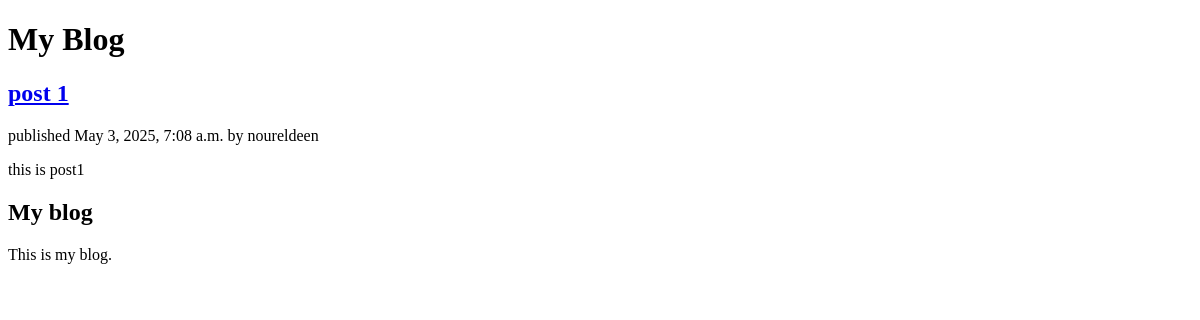
/blog/, run on an earlier commit of the app's database.
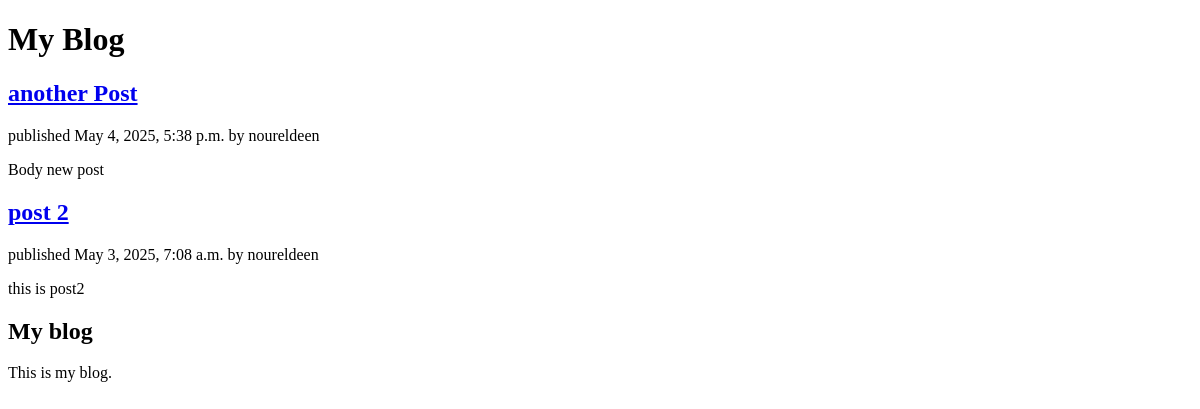
And on a later commit of the database.
### blog/models.py (models this page shows, shortened)
class Post(models.Model):
    class Status(models.TextChoices):
        DRAFT = 'draft', 'Draft'
        PUBLISHED = 'published', 'Published'
    title = models.CharField(max_length=200)
    content = models.TextField()
    created = models.DateTimeField(auto_now_add=True)
    updated = models.DateTimeField(auto_now=True)
    author = models.ForeignKey(User, on_delete=models.CASCADE, related_name='blog_posts')
    publish = models.DateTimeField(default=timezone.now)
    status = models.CharField(max_length=10, choices=Status.choices, default=Status.DRAFT)
    tags = models.CharField(max_length=100, blank=True)
    slug = models.SlugField(max_length=200, unique=True)
    body = models.TextField()
    class Meta:
        ordering = ['-publish']
        indexes = [
            models.Index(fields=['-publish']),
        ]

### blog/views.py (the view)
# urls.py: path('', views.post_list, name='post_list'),
def post_list(request):
    posts = Post.objects.all()
    return render(request, 'blog/post/list.html', {'posts': posts})

### blog/templates/blog/post/list.html (shortened to what this page needs)
{% extends "blog/base.html" %}
{% block content %}
    <h1>My Blog</h1>
    {% for post in posts %}
        <h2>
        <a href="{% url 'blog:post_detail' post.pk %}">
        {{ post.title }}</a>
        </h2>
        <p class="date">
        published {{ post.publish }} by {{ post.author }}
        </p>
        {{ post.body|truncatewords:30|linebreaks }}
    {% endfor %}
{% endblock %}

### blog/templates/blog/base.html (shortened to what this page needs)
{% load static %}
<!DOCTYPE html>
<html>
    <head>
        <link rel="stylesheet" href="{% static 'css/blog.css' %}">
    </head>
    <body>
        <div id="content">
             {% block content %}
             {% endblock %}
        </div>
        <div id="sidebar">
            <h2>My blog</h2>
            <p> This is my blog.</p>
        </div>
    </body>
</html>

What changed in the data, as far as the page shows it:
added Post: title "another Post", publish "May 4, 2025, 5:38 p.m.", author "noureldeen", body "Body new post"
changed Post: title "post 1" → "post 2"; body "this is post1" → "this is post2"
